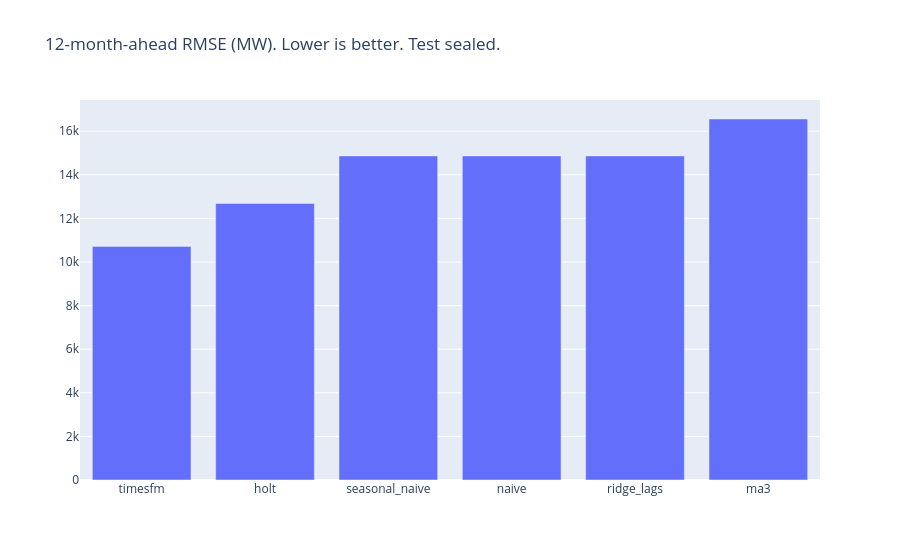
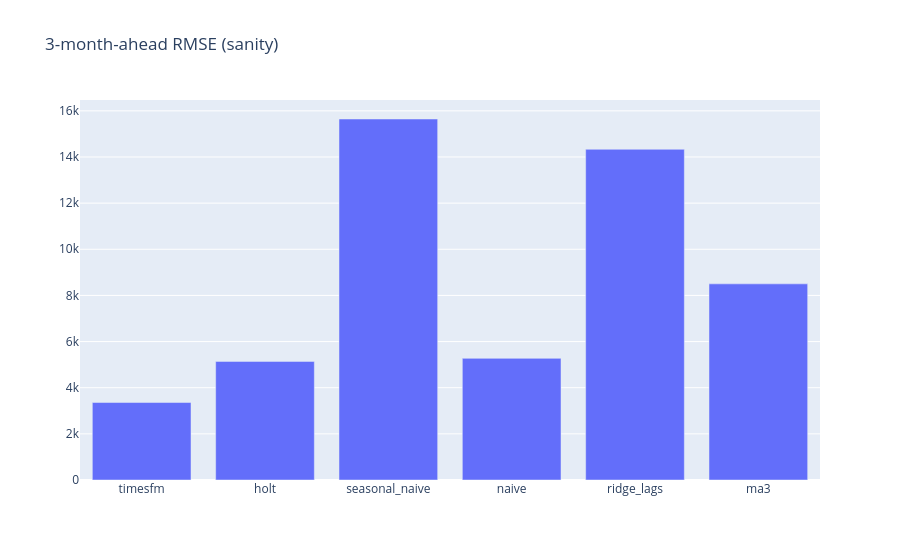

The code cell stored with these charts, in order, in its notebook:
### Markdown cell above
## Leaderboard

### Code cell
ok = lb[lb["status"].eq("ok")].copy() if len(lb) else lb
if len(ok) and "rmse_h12" in ok.columns:
    fig = go.Figure(go.Bar(x=ok["model"], y=ok["rmse_h12"], name="RMSE h=12m"))
    fig.update_layout(title="12-month-ahead RMSE (MW). Lower is better. Test sealed.")
    fig.write_html(FIG / "rmse_h12.html")
    try:
        fig.show()
    except Exception as e:
        print("show skipped:", e)
if len(ok) and "rmse_h3" in ok.columns:
    fig = go.Figure(go.Bar(x=ok["model"], y=ok["rmse_h3"], name="RMSE h=3m"))
    fig.update_layout(title="3-month-ahead RMSE (sanity)")
    fig.write_html(FIG / "rmse_h3.html")
    try:
        fig.show()
    except Exception as e:
        print("show skipped:", e)

### Figure 1 — Plotly figure (JSON) as saved in the notebook; plotly's stock layout.template omitted (floating-point values rounded to 4 significant figures)
{"data": [{"name": "RMSE h=12m", "type": "bar", "x": ["timesfm", "holt", "seasonal_naive", "naive", "ridge_lags", "ma3"], "y": [10710.0, 12680.0, 14860.0, 14860.0, 14860.0, 16560.0]}], "layout": {"title": {"text": "12-month-ahead RMSE (MW). Lower is better. Test sealed."}}}

### Figure 2 — Plotly figure (JSON) as saved in the notebook; plotly's stock layout.template omitted (floating-point values rounded to 4 significant figures)
{"data": [{"name": "RMSE h=3m", "type": "bar", "x": ["timesfm", "holt", "seasonal_naive", "naive", "ridge_lags", "ma3"], "y": [3358.0, 5140.0, 15650.0, 5272.0, 14330.0, 8501.0]}], "layout": {"title": {"text": "3-month-ahead RMSE (sanity)"}}}
